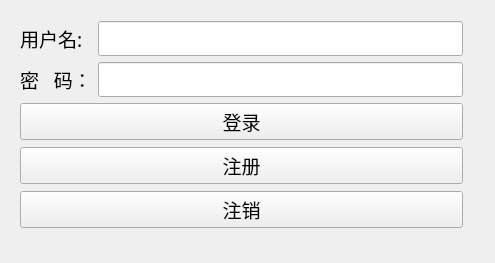
<?xml version="1.0" encoding="UTF-8"?>
<ui version="4.0">
 <class>TcpClient</class>
 <widget class="QWidget" name="TcpClient">
  <property name="geometry">
   <rect>
    <x>0</x>
    <y>0</y>
    <width>495</width>
    <height>263</height>
   </rect>
  </property>
  <property name="windowTitle">
   <string>TcpClient</string>
  </property>
  <widget class="QWidget" name="layoutWidget">
   <property name="geometry">
    <rect>
     <x>20</x>
     <y>20</y>
     <width>443</width>
     <height>211</height>
    </rect>
   </property>
   <layout class="QVBoxLayout" name="verticalLayout_2">
    <item>
     <layout class="QVBoxLayout" name="verticalLayout">
      <item>
       <layout class="QGridLayout" name="gridLayout">
        <item row="1" column="0">
         <widget class="QLabel" name="label_3">
          <property name="font">
           <font>
            <family>AniMe Vision - MB_EN</family>
            <pointsize>14</pointsize>
           </font>
          </property>
          <property name="text">
           <string>密   码：</string>
          </property>
         </widget>
        </item>
        <item row="1" column="1">
         <widget class="QLineEdit" name="passwordLineEdit">
          <property name="font">
           <font>
            <family>AniMe Vision - MB_EN</family>
            <pointsize>14</pointsize>
           </font>
          </property>
          <property name="echoMode">
           <enum>QLineEdit::Password</enum>
          </property>
         </widget>
        </item>
        <item row="0" column="0">
         <widget class="QLabel" name="label">
          <property name="font">
           <font>
            <family>AniMe Vision - MB_EN</family>
            <pointsize>14</pointsize>
           </font>
          </property>
          <property name="text">
           <string>用户名:</string>
          </property>
         </widget>
        </item>
        <item row="0" column="1">
         <widget class="QLineEdit" name="usernameLineEdit">
          <property name="font">
           <font>
            <family>微软雅黑</family>
            <pointsize>14</pointsize>
           </font>
          </property>
         </widget>
        </item>
       </layout>
      </item>
      <item>
       <widget class="QPushButton" name="loginPushButtone">
        <property name="font">
         <font>
          <family>AniMe Vision - MB_EN</family>
          <pointsize>14</pointsize>
         </font>
        </property>
        <property name="text">
         <string>登录</string>
        </property>
       </widget>
      </item>
     </layout>
    </item>
    <item>
     <widget class="QPushButton" name="registerPushButton">
      <property name="font">
       <font>
        <family>AniMe Vision - MB_EN</family>
        <pointsize>14</pointsize>
       </font>
      </property>
      <property name="text">
       <string>注册</string>
      </property>
     </widget>
    </item>
    <item>
     <widget class="QPushButton" name="cancellationPushButton">
      <property name="font">
       <font>
        <family>AniMe Vision - MB_EN</family>
        <pointsize>14</pointsize>
       </font>
      </property>
      <property name="text">
       <string>注销</string>
      </property>
     </widget>
    </item>
   </layout>
  </widget>
 </widget>
 <resources/>
 <connections/>
</ui>
